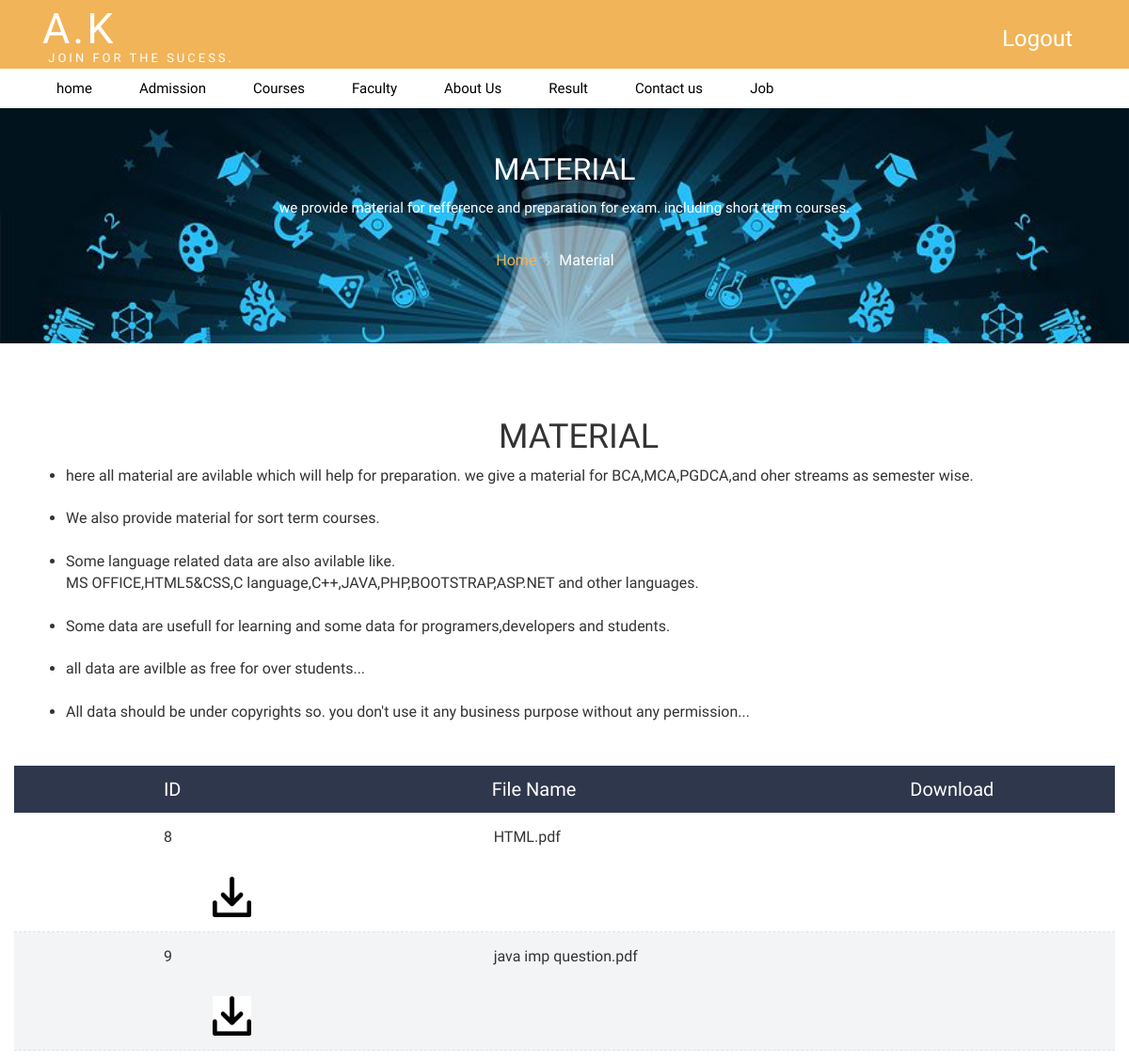
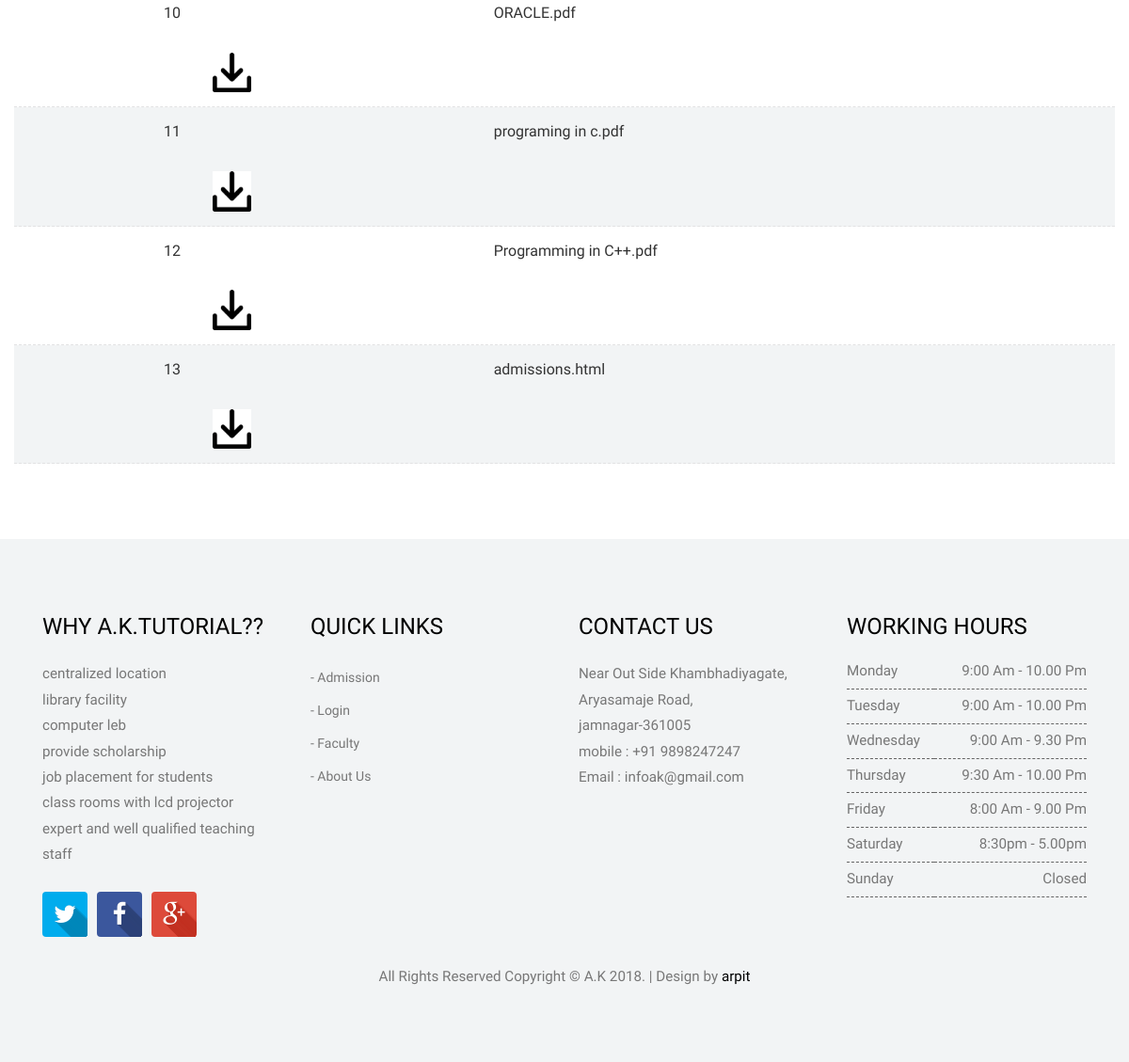
The app's page /material.php with its own data (2 pictures, top to bottom).
### tables this page shows
CREATE TABLE `material` (
  `id` int(10) NOT NULL,
  `file` varchar(30) NOT NULL,
  `des` varchar(100) NOT NULL
);

### material.php (the view, shortened to what this page needs)
<?php
include("afterloginheader.php");
?>
<!DOCTYPE HTML>
<html>
<head>
</head>
  <div class="courses_banner">
  	<div class="container">
  		<h3>Material</h3>
  		<p class="description">
             we provide material for refference and preparation for exam. including short term courses.
        </p>
        <div class="breadcrumb1">
            <ul>
                <li class="icon6"><a href="index.html">Home</a></li>
                <li class="current-page">Material</li>
            </ul>
        </div>
  	</div>
   </div>
	<div class="courses_box1">
	   <div class="container">
           <div class="container" align="center">
            	<h1>MATERIAL</h1>
           </div>
				<div class="flexslider">
					<ul>
                        <li><p>here all material are avilable which will help for preparation. we give a material for BCA,MCA,PGDCA,and oher streams as semester wise.</p></li>&nbsp;&nbsp;&nbsp;
                        <li><p>We also provide material for sort term courses.</p></li>&nbsp;&nbsp;&nbsp;
						<li><p>Some language related data are also avilable like.<br>MS OFFICE,HTML5&CSS,C language,C++,JAVA,PHP,BOOTSTRAP,ASP.NET and other languages.</li>&nbsp;&nbsp;&nbsp;
                        <li><p>Some data are usefull for learning and some data for programers,developers and students.</p> </li>&nbsp;&nbsp;&nbsp;
						<li><p>all data are avilble as free for over students...</p></li>&nbsp;&nbsp;&nbsp;
                        <li><p>All data should be under copyrights so. you don't use it any business purpose without any permission...</p></li>&nbsp;&nbsp;&nbsp;
				    </ul>
				 </div>
	      	</div>&nbsp;&nbsp;&nbsp;
    <div class="col-md-12">
			<div class="course_list">
                <div class="table-header clearfix">
                	<div class="id_col">&nbsp;&nbsp;&nbsp;&nbsp;&nbsp;&nbsp;&nbsp;&nbsp;&nbsp;&nbsp;&nbsp;&nbsp;&nbsp;&nbsp;&nbsp;&nbsp;&nbsp;&nbsp;&nbsp;&nbsp;&nbsp;&nbsp;&nbsp;&nbsp;&nbsp;&nbsp;&nbsp;&nbsp;Id</div>&nbsp;&nbsp;&nbsp;
                	<div class="name_col">&nbsp;&nbsp;&nbsp;&nbsp;&nbsp;&nbsp;&nbsp;&nbsp;&nbsp;&nbsp;&nbsp;&nbsp;&nbsp;&nbsp;&nbsp;&nbsp;&nbsp;&nbsp;&nbsp;&nbsp;&nbsp;&nbsp;&nbsp;&nbsp;&nbsp;&nbsp;&nbsp;&nbsp;&nbsp;&nbsp;&nbsp;&nbsp;&nbsp;&nbsp;&nbsp;&nbsp;&nbsp;&nbsp;&nbsp;&nbsp;&nbsp;&nbsp;&nbsp;&nbsp;&nbsp;&nbsp;&nbsp;&nbsp;&nbsp;&nbsp;&nbsp;&nbsp;&nbsp;&nbsp;&nbsp;&nbsp;&nbsp;&nbsp;&nbsp;&nbsp;&nbsp;&nbsp;&nbsp;&nbsp;&nbsp;&nbsp;&nbsp;&nbsp;&nbsp;&nbsp;File Name</div>
                    <div class="download_col">&nbsp;&nbsp;&nbsp;&nbsp;&nbsp;&nbsp;&nbsp;&nbsp;&nbsp;&nbsp;&nbsp;&nbsp;&nbsp;&nbsp;&nbsp;&nbsp;&nbsp;&nbsp;&nbsp;&nbsp;&nbsp;&nbsp;&nbsp;&nbsp;&nbsp;&nbsp;&nbsp;&nbsp;&nbsp;&nbsp;&nbsp;&nbsp;&nbsp;&nbsp;&nbsp;&nbsp;&nbsp;Download</div>
    			</div>
                <ul class="table-list">
<?php
$s=mysql_query("select * from material");
while($row = mysql_fetch_array($s))
{ ?>
                    <li class="clearfix">
    					<div class="id_col"><?php echo $row["id"]; ?></div>
        				<div class="name_col"><?php echo $row["file"]; ?></div>
                        <div class="download_col"><a href="download.php"><img src="images/d2.png" height="10%" width="10%"></a></div>
    				</li>
<?php
}?>
                </ul>
            </div>
           </div>
	   </div>
    <?php
include("footer.php");
?>

### css/style.css (style rules this page uses)
h4, h5, h6, h1, h2, h3 { margin-top: 0; }
ul, ol { margin: 0; }
p { margin: 0; }
html, body { font-family: 'PT Sans Narrow', sans-serif; font-size: 100%; background:#fff; }
body a { transition:0.5s all; -webkit-transition:0.5s all; -moz-transition:0.5s all; -o-transition:0.5s all; -ms-transition:0.5s all; }
.breadcrumb1 ul { padding:0; margin:0; list-style:none; }
.breadcrumb1 li { position: relative; margin-right: 10px; padding-right: 10px; display: inline-block; color:#fff; }
.breadcrumb1 li.current-page:after { display:none; }
.breadcrumb1 li a { display:inline-block; color:#f1b458; }
.breadcrumb1 li:after { content: '\f105'; font: normal normal normal 13px/1 "FontAwesome"; display: block; position: absolute; left: 100%; top:6px; color: #cecfd2; }
.courses_banner h3 { color:#fff; font-size:2em; text-transform:uppercase; }
p.description { color: #fff; font-size: 0.95em; line-height: 1.8em; width: 70%; margin: 0 auto 2em auto; }
.courses_banner { background: url(../images/2.jpg)no-repeat center top; background-size: cover; -webkit-background-size: cover; -moz-background-size: cover; -o-background-size: cover; min-height:250px; text-align: center; padding: 3em 0 0 0; }
.table-header { background-color:#2f374c; }
.course_list .table-header > div { float: left; padding: 15px 20px; color: #ffffff; font-size: 20px; line-height: 1; }
.table-header > div.id_col { width: 12%; text-transform: uppercase; }
.table-header > div.name_col { width: 52%; }
.courses_box1 { padding: 5em 0; }
.course_list .table-list { margin: 0; padding: 0; }
.course_list .table-list li { float: none; margin: 0; list-style: none; border-bottom: 1px dashed #e2e2e3; background-color: #ffffff; }
.course_list .table-list li > div.id_col { width: 12%; text-transform: uppercase; }
.course_list .table-list li > div { float: left; padding: 15px 20px; }
.course_list .table-list li > div.name_col { width: 52%; }
.course_list .table-list li:nth-child(even) { background-color: #f2f4f5; }
figure, figcaption, img, h2, p, i, .person-social { -webkit-transition: all .5s; transition: all .5s; }

### records on screen
material: id "8", file "HTML.pdf"
material: id "9", file "java imp question.pdf"
material: id "10", file "ORACLE.pdf"
material: id "11", file "programing in c.pdf"
material: id "12", file "Programming in C++.pdf"
material: id "13", file "admissions.html"
